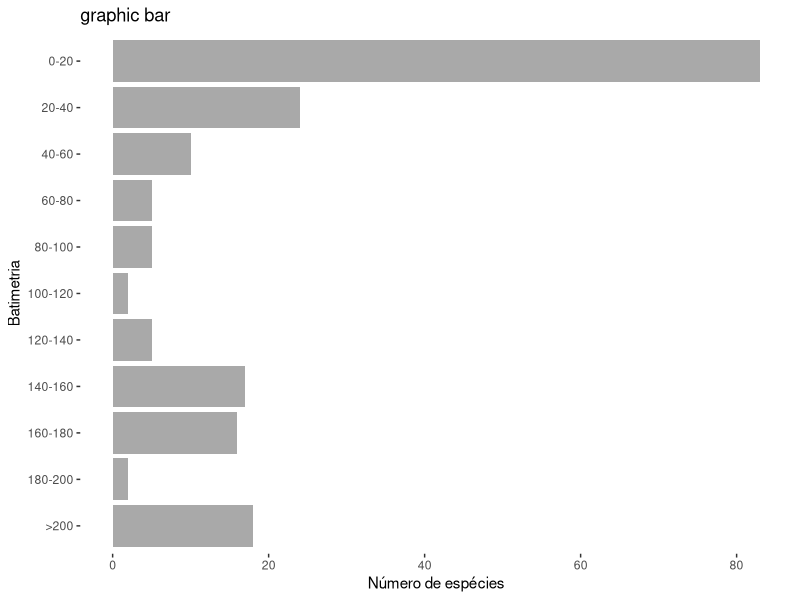

Recreate this plot in R.
### --------------------------------------------------------------------------------------------------
#  Stack graph, representativeness and distribution of sponges species 
#
#   Author : Eduarda Valério de Jesus 
#   Last updated 2024/02/29
#
#   Script to create stack graphs to represent the distribution and caracterization of the sponges 
#   species from coast of São Paulo
#
#   https://rpubs.com/techanswers88/stackedbarcharts
### --------------------------------------------------------------------------------------------------

# install and load packages 
install.packages("ggplot2")
install.packages("ggthemes")
install.packages("scales")
install.packages("dplyr")
library(ggplot2)
library(ggthemes)
library(scales)
library(dplyr)

# distribuição de frequência por batimetria (eixo x = batimetria -> intervalo; eixo y = frequência)

# upload planilha de dados (arquivo csv)
data <- read.csv("betadiv_por_bat - NCBI.csv", header = TRUE)

data$Site <- factor(data$Site, levels = c(">200", "180-200", "160-180", "140-160", "120-140", "100-120", "80-100", "60-80", "40-60", "20-40", "0-20"))
total <- sum(data$n)

ggplot(data, aes(x = n, y = Site)) +
  geom_bar(stat = "identity", fill = "dark gray") +  
  theme(panel.grid = element_blank()) +
  theme(panel.background = element_rect(fill = "transparent")) +
  labs(x = "Número de espécies", y = "Batimetria") +
  ggtitle("graphic bar")
